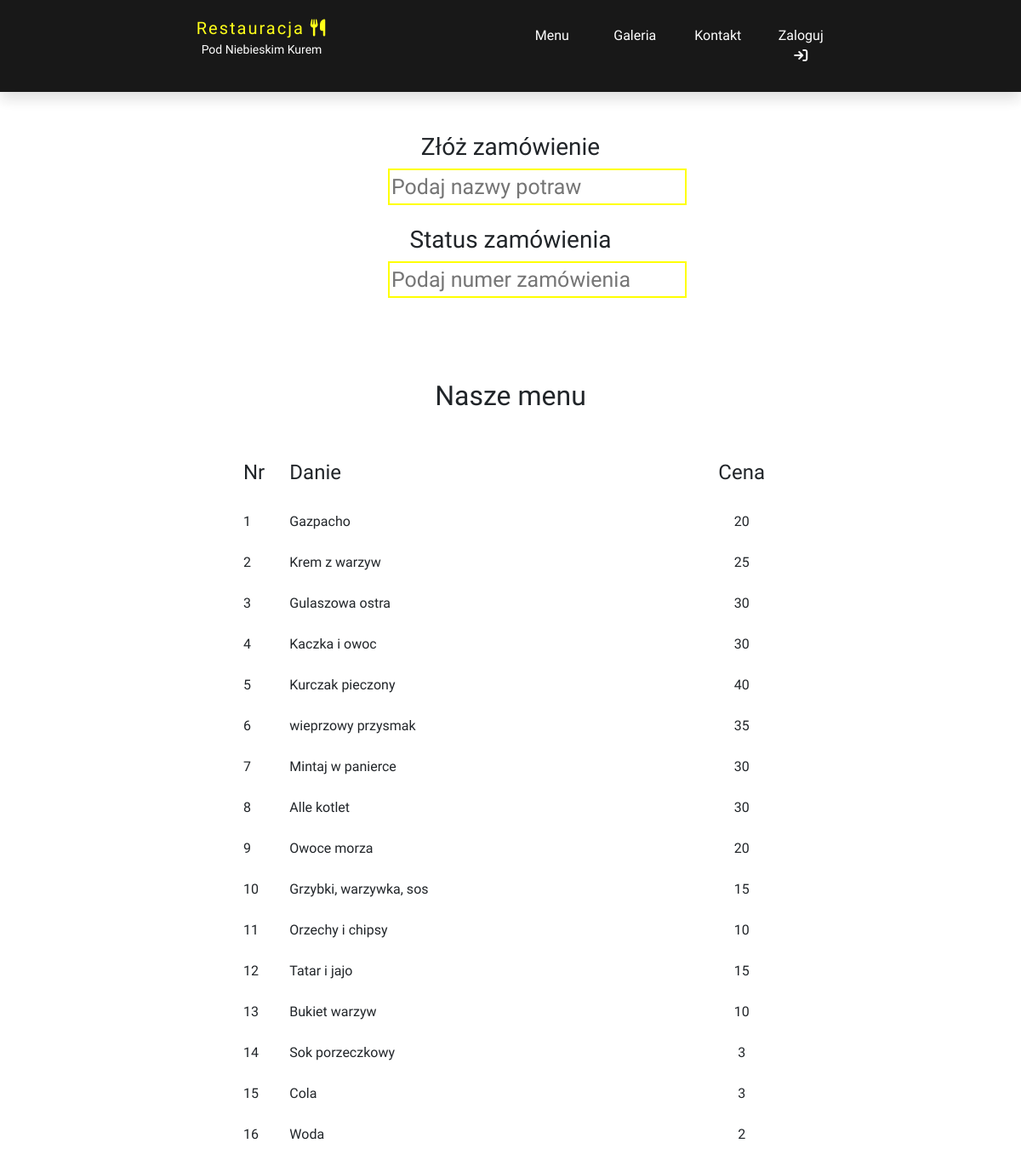
The page /zamowienia.php on the database its author committed.
### tables this page shows
CREATE TABLE `dania` (
  `id` int(10) UNSIGNED NOT NULL,
  `typ` int(10) UNSIGNED DEFAULT NULL,
  `nazwa` text DEFAULT NULL,
  `cena` int(10) UNSIGNED DEFAULT NULL
);

### zamowienia.php (the view, shortened to what this page needs)
<!DOCTYPE html>
<html lang="en">
    <head>
        <link href="https://cdn.jsdelivr.net/npm/bootstrap@5.1.3/dist/css/bootstrap.min.css" rel="stylesheet">
    </head>
<body>
<div class="menu col-12 container-fluid shadow ">
            <a href="index.php">
            <div class="logo container col-xl-6 col-md-4 col-lg-4 col-sm-4 col-xs-12 text-center">
                <span>Restauracja <i class="fa-solid fa-utensils"></i></span> <br/>
                <section class="loggo">Pod Niebieskim Kurem</section>
            </div>
            </a>
            <div class="row col-xl-4 col-lg-8 col-md-8 col-sm-8 col-xs-12 ">
                <div class="option col-3 text-center">Menu</div>
                <div class="option col-3 text-center">Galeria</div>
                <div class="option col-3 text-center">Kontakt</div>
                <div class="option col-3 text-center">Zaloguj   <i class="fa-solid fa-arrow-right-to-bracket"></i></div>
            </div>
        </div>
        <section class="og text-center col-12 col-md-8 col-lg-6  container-fluid mt-5">
        <div class="zamowienie col-6 mx-auto">
                   <form action="zlozzamowienie.php" method="post" class='zamowienie'>
                       <label><h3>Złóż zamówienie</h3></label> <br/>
                       <input class='zamow' type="text" placeholder='Podaj nazwy potraw' name='zamow'> <br/> <br/>
                       <label><h3>Status zamówienia</h3></label> <br/>
                       <input class='zamow' type="text" placeholder='Podaj numer zamówienia' name='status'>
                   </form>
                </div>
        </section>
        <br/><br/>
        <section class="menudania row container-fluid col-12 col-md-9 col-lg-8 col-xl-7 col-xxl-6 mx-auto">
        <h2 class="naszemenu  text-center p-5">Nasze menu</h2>
        <div class="nrdania col-1 ">
        <h4 class="">Nr</h4>  <br/>
            <?php
            $conn = new mysqli("localhost","root","", "restauracja");
            $result = $conn->query("SELECT id, nazwa, cena FROM dania;");
            while($row = $result->fetch_assoc()) {
                echo $row["id"]."<br/><br/>";
            }
            ?>
        </div>
        <div class="nazwadania col-9 ">
            <h4 class="">Danie</h4>  <br/>
        <?php
            $conn = new mysqli("localhost","root","", "restauracja");
            $result = $conn->query("SELECT id, nazwa, cena FROM dania;");
            while($row = $result->fetch_assoc()) {
                echo $row["nazwa"]."<br/><br/>";
            }
            ?>
        </div>
        <div class="cena text-center col-2">
        <h4 class="">Cena</h4>  <br/>
        <?php
            $conn = new mysqli("localhost","root","", "restauracja");
            $result = $conn->query("SELECT id, nazwa, cena FROM dania;");
            while($row = $result->fetch_assoc()) {
                echo $row["cena"]."<br/><br/>";
            }
            echo "<br/><br/>";
            ?>
        </div>
    </section>
</body>

### zamowienia.php (style rules this page uses)
body { font-family: 'Delius', cursive; margin:0; }
* { margin:0; background-image:gray; }
a { text-decoration: none; color:gray; }
.menu { float:right; padding:15px; color:white; background: #000; opacity: 0.9; z-index: 100; font-family: 'Delius', cursive; }
.logo { float:left; padding:3px; }
span { letter-spacing: 2px; color:yellow; font-size:20px; }
.loggo { font-size:14px; margin-bottom:5px; color:white; }
.option { padding:15px; text-decoration:none; color:white; }
.zamow { font-size:25px; border:2px solid yellow; }

### rows shown on the page
dania: id "1", nazwa "Gazpacho", cena "20"
dania: id "2", nazwa "Krem z warzyw", cena "25"
dania: id "3", nazwa "Gulaszowa ostra", cena "30"
dania: id "4", nazwa "Kaczka i owoc", cena "30"
dania: id "5", nazwa "Kurczak pieczony", cena "40"
dania: id "6", nazwa "wieprzowy przysmak", cena "35"
dania: id "7", nazwa "Mintaj w panierce", cena "30"
dania: id "8", nazwa "Alle kotlet", cena "30"
dania: id "9", nazwa "Owoce morza", cena "20"
dania: id "10", nazwa "Grzybki, warzywka, sos", cena "15"
dania: id "11", nazwa "Orzechy i chipsy", cena "10"
dania: id "12", nazwa "Tatar i jajo", cena "15"
dania: id "13", nazwa "Bukiet warzyw", cena "10"
dania: id "14", nazwa "Sok porzeczkowy", cena "3"
dania: id "15", nazwa "Cola", cena "3"
dania: id "16", nazwa "Woda", cena "2"
